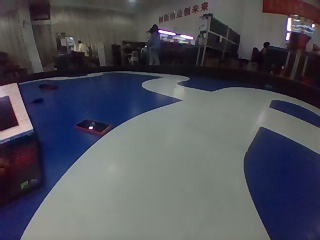
#> input picture docs/img/20260409_141917/1.jpg, 320 x 240 px
$ python -i '黑色轮廓寻找.py'   (imports and definitions only)
#> lines starting #> are read from the running program, lines starting #| are printed output that depends on the picture; after the words box and inside, x2 and y2 are one past the last pixel; in counts of white or black regions, pixels touching at a corner belong together
import argparse
from pathlib import Path

import cv2
import numpy as np

def find_black_holes_contour_hierarchy(binary_img, min_area=60):
    """
    利用轮廓层级关系检测被白色包围的黑色区域

    Args:
        binary_img: 二值图像（白色=255, 黑色=0）
        min_area: minimum area to keep
    Returns:
        holes: 检测到的孔洞轮廓列表
        result_img: 标记了孔洞的结果图像
    """
    # 确保图像是二值的
    if len(binary_img.shape) > 2:
        binary_img = cv2.cvtColor(binary_img, cv2.COLOR_BGR2GRAY)

    _, binary_img = cv2.threshold(binary_img, 127, 255, cv2.THRESH_BINARY)

    # Find contours with full hierarchy
    contour_info = cv2.findContours(
        binary_img,
        cv2.RETR_TREE,
        cv2.CHAIN_APPROX_SIMPLE,
    )
    if len(contour_info) == 3:
        _, contours, hierarchy = contour_info
    else:
        contours, hierarchy = contour_info

    holes = []
    result_img = cv2.cvtColor(binary_img, cv2.COLOR_GRAY2BGR)

    if hierarchy is None:
        return holes, result_img

    hierarchy = hierarchy[0]  # 获取层级信息

    for i, (cnt, hier) in enumerate(zip(contours, hierarchy)):
        # hierarchy: [Next, Previous, First_Child, Parent]
        parent_idx = hier[3]

        # 有父轮廓的轮廓，即内部轮廓（孔洞）
        if parent_idx != -1:
            area = cv2.contourArea(cnt)
            # 可以根据面积过滤太小的噪点
            if area > min_area:
                holes.append(cnt)
                # 在结果图上绘制孔洞（红色）
                cv2.drawContours(result_img, [cnt], -1, (0, 0, 255), 2)
                # 填充孔洞以便可视化
                cv2.drawContours(result_img, [cnt], -1, (0, 0, 255), cv2.FILLED)

    return holes, result_img


def _ensure_odd(value):
    value = int(value)
    return value if value % 2 == 1 else value + 1


def binarize_gray_otsu(image, blur_ksize=5, invert=False):
    if blur_ksize > 1:
        blur_ksize = _ensure_odd(blur_ksize)
        image = cv2.GaussianBlur(image, (blur_ksize, blur_ksize), 0)

    gray = cv2.cvtColor(image, cv2.COLOR_BGR2GRAY)
    thresh_type = cv2.THRESH_BINARY_INV if invert else cv2.THRESH_BINARY
    _, binary = cv2.threshold(gray, 0, 255, thresh_type | cv2.THRESH_OTSU)
    return binary


def detect_black_holes(
    image,
    min_area=60,
    blur_ksize=5,
    invert=False,
):
    binary = binarize_gray_otsu(image, blur_ksize=blur_ksize, invert=invert)
    holes, _ = find_black_holes_contour_hierarchy(binary, min_area=min_area)

    overlay = image.copy()
    if holes:
        cv2.drawContours(overlay, holes, -1, (0, 0, 255), 2)
    return overlay, binary, holes


# [120 lines left out: functions process_directory, build_arg_parser, main, not called in this run]


# [2 lines not run here, left out]

>>> import cv2
>>> picture = cv2.imread('../docs/img/20260409_141917/1.jpg')
#> picture is the input picture: shape (240, 320, 3); mean B, G, R 89.4, 80.5, 79.7
>>> result = detect_black_holes(picture)
#> in binarize_gray_otsu, `image = cv2.GaussianBlur(image, (blur_ksize, blur_ksize), 0)`:
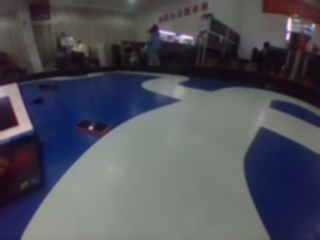
#> image: shape (240, 320, 3); mean of channels 0, 1, 2 89.4, 80.5, 79.7; drawn as B, G, R
#> in binarize_gray_otsu, `gray = cv2.cvtColor(image, cv2.COLOR_BGR2GRAY)`:
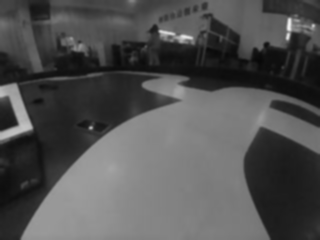
#> gray: shape (240, 320); min 8, max 237, mean 81.3
#> in binarize_gray_otsu, `_, binary = cv2.threshold(gray, 0, 255, thresh_type | cv2.THRESH_OTSU)`:
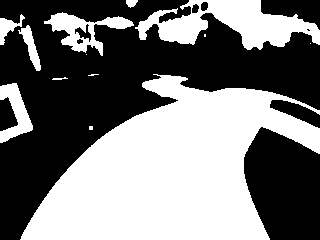
#> binary: shape (240, 320); 47.2% white; 13 white regions (5 under 20 px)
#> in find_black_holes_contour_hierarchy, `contour_info = cv2.findContours( binary_img, cv2.RETR_TREE, cv2.CHAIN_..`: contour_info = 18 contours, 7 with area under 20; largest, box (x1, y1, x2, y2) and area: (20, 74, 320, 240) 27910, (135, 0, 320, 50) 4486, (44, 12, 134, 56) 1416, (0, 83, 33, 143) 876, (18, 25, 41, 71) 334
#> in find_black_holes_contour_hierarchy, `contours, hierarchy = contour_info`: contours has the same summary as contour_info
#> in find_black_holes_contour_hierarchy, `result_img = cv2.cvtColor(binary_img, cv2.COLOR_GRAY2BGR)`: result_img: shape (240, 320, 3); 47.2% white; 13 white regions (5 under 20 px)
#> the loop in find_black_holes_contour_hierarchy, `for i, (cnt, hier) in enumerate(zip(contours, hierarchy)):` made 18 passes
#> (hier, parent_idx, area) on passes 12, 13, 16, 17: ([12, -1, -1, 10], 10, 30), ([-1, 11, -1, 10], 10, 151), ([16, 14, -1, 13], 13, 61), ([-1, 15, -1, 13], 13, 65)
#> (hier, parent_idx) on passes 2, 3, 4, 5, 9, 10: ([2, 0, -1, -1], -1), ([3, 1, -1, -1], -1), ([4, 2, -1, -1], -1), ([5, 3, -1, -1], -1), ([9, 7, -1, -1], -1), ([10, 8, -1, -1], -1)
#> after the loop in find_black_holes_contour_hierarchy, `for i, (cnt, hier) in enumerate(zip(contours, hierarchy)):`:
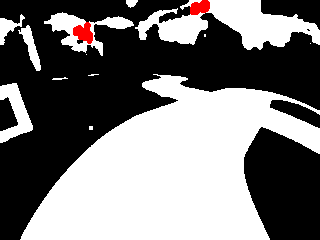
#> result_img: shape (240, 320, 3); mean B, G, R 119.5, 119.5, 121.2
#> after the loop in find_black_holes_contour_hierarchy, `for i, (cnt, hier) in enumerate(zip(contours, hierarchy)):`: holes = 3 contours; box (x1, y1, x2, y2) and area: (74, 23, 92, 43) 151, (200, 1, 209, 12) 65, (191, 3, 200, 14) 61
#> in detect_black_holes, `cv2.drawContours(overlay, holes, -1, (0, 0, 255), 2)`:
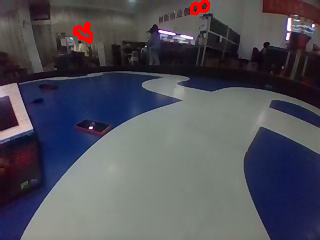
#> overlay: shape (240, 320, 3); 0.55% of pixels changed, all inside (x1, y1, x2, y2) = (73, 0, 210, 44)

$ run again, on docs/img/20260409_141917/1101.jpg
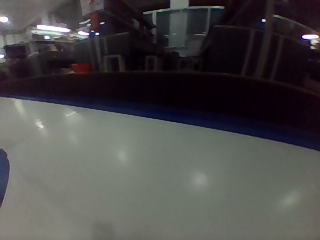
#> input picture docs/img/20260409_141917/1101.jpg, 320 x 240 px
#> picture is the input picture: shape (240, 320, 3); mean B, G, R 73.6, 73.6, 75.3
#> in binarize_gray_otsu, `gray = cv2.cvtColor(image, cv2.COLOR_BGR2GRAY)`:
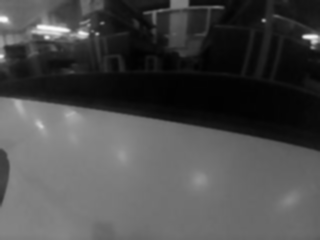
#> gray: shape (240, 320); min 2, max 250, mean 74.1
#> in binarize_gray_otsu, `_, binary = cv2.threshold(gray, 0, 255, thresh_type | cv2.THRESH_OTSU)`:
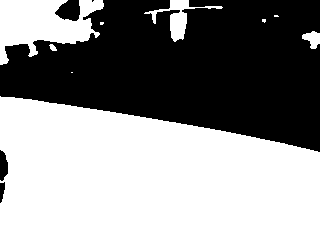
#> binary: shape (240, 320); 55.6% white; 5 black regions (1 under 20 px)
#> contour_info = 9 contours, 4 with area under 20; largest, box (x1, y1, x2, y2) and area: (0, 96, 320, 240) 37374, (0, 0, 104, 65) 3659, (144, 0, 223, 42) 641, (302, 31, 320, 49) 174, (49, 44, 57, 51) 26
#> contours has the same summary as contour_info
#> result_img: shape (240, 320, 3); 55.6% white; 5 black regions (1 under 20 px), largest, box (x1, y1, x2, y2) and area: (0, 0, 320, 152) 33418, (55, 0, 80, 21) 383, (0, 150, 8, 181) 190, (0, 182, 5, 203) 74
#> the loop in find_black_holes_contour_hierarchy, `for i, (cnt, hier) in enumerate(zip(contours, hierarchy)):` made 9 passes
#> hier on passes 1, 3, 4, 5, 6, 8, 9: [1, -1, -1, -1], [3, 1, -1, -1], [4, 2, -1, -1], [5, 3, -1, -1], [6, 4, -1, -1], [8, 6, -1, -1], [-1, 7, -1, -1]
#> after the loop in find_black_holes_contour_hierarchy, `for i, (cnt, hier) in enumerate(zip(contours, hierarchy)):`: holes = []
